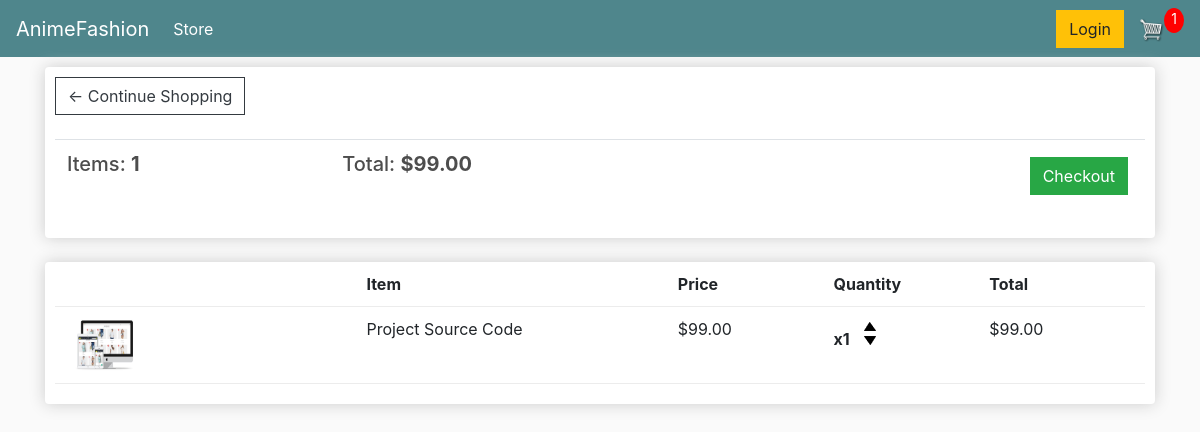
The page /cart/ (signed in) on the database as committed earlier.
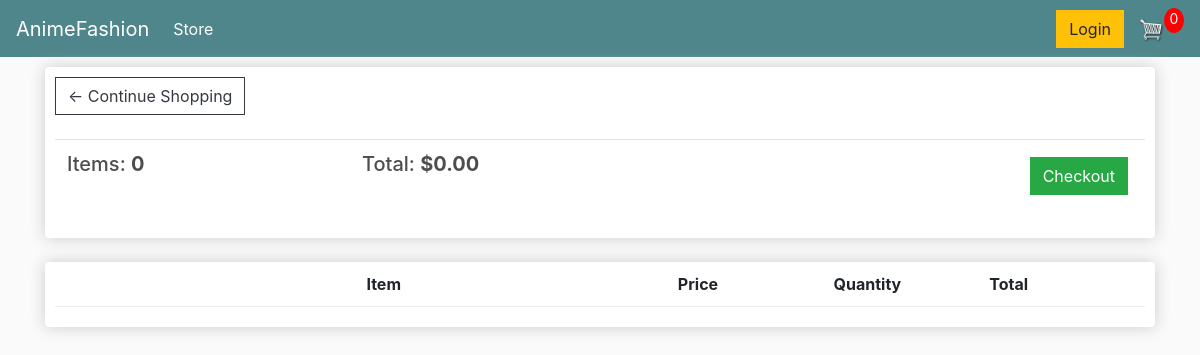
The same page on the database as committed later.
### store/models.py (models this page shows, shortened)
class Order(models.Model):
    customer = models.ForeignKey(Customer, on_delete=models.SET_NULL, null=True, blank=True)
    date_ordered = models.DateTimeField(auto_now_add=True)
    complete = models.BooleanField(default=False)
    transaction_id = models.CharField(max_length=100, null=True)
    @property
    def get_cart_total(self):
        orderitems = self.orderitem_set.all()
        total = sum([item.get_total for item in orderitems])
        return total
    @property
    def get_cart_items(self):
        ordeitems = self.orderitem_set.all()
        total = sum([item.quantity for item in ordeitems])
        return total

class OrderItem(models.Model):
    product = models.ForeignKey(Prodect, on_delete=models.SET_NULL, null=True)
    order = models.ForeignKey(Order, on_delete=models.SET_NULL, null=True)
    quantity = models.IntegerField(default=0, null=True, blank=True)
    date_added = models.DateTimeField(auto_now_add=True)
    @property
    def get_total(self):
        total = self.product.price * self.quantity
        return total

class Prodect(models.Model):
    name = models.CharField(max_length=200, null=True)
    price = models.DecimalField(max_digits=7, decimal_places=2)
    digital = models.BooleanField(default=False, null=True, blank=False)
    image = models.ImageField(null=True, blank=True)
    @property
    def imageURL(self):
        try:
            url = self.image.url
        except:
            url = ''
        return url

### store/views.py (the view, shortened to what this page needs)
# urls.py: path('cart/', views.cart, name='cart'),
def cart(request):
    if request.user.is_authenticated:
        customer = request.user.customer
        order, created = Order.objects.get_or_create(customer=customer, complete=False)
        items = order.orderitem_set.all()
        cartItems = order.get_cart_items
    context = {'items': items, 'order':order, 'cartItems': cartItems}
    return render(request, 'store/cart.html', context)

### store/templates/store/cart.html
{% extends 'store/main.html' %}
{% load static %}
{% block content %}
    <link rel="stylesheet" type="text/css" href="{% static 'css/main.css' %}">
<div class="row">
    <div class="col-lg-12">
        <div class="box-element">
            <a class="btn btn-outline-dark" href="{% url 'store' %}">&#x2190; Continue Shopping</a>
            <br>
            <br>
            <table class="table">
                <tr>
                    <th><h5>Items: <strong>{{ order.get_cart_items }}</strong></h5></th>
                    <th><h5>Total: <strong>${{ order.get_cart_total|floatformat:2 }}</strong></h5></th>
                    <th>
                        <a style="float: right; margin: 5px" class="btn btn-success" href="{% url 'checkout' %}">Checkout</a>
                    </th>
                </tr>
            </table>
        </div>
        <br>
        <div class="box-element">
            <div class="cart-row">
                <div style="flex:2"></div>
                <div style="flex:2"><strong>Item</strong></div>
                <div style="flex:1"><strong>Price</strong></div>
                <div style="flex:1"><strong>Quantity</strong></div>
                <div style="flex:1"><strong> Total</strong></div>
            </div>
        {% for item in items %}
        <div class="cart-row">
                <div style="flex:2"><img class="row-image" src="{{ item.product.imageURL }}"></div>
                <div style="flex:2"><p>{{ item.product.name }}</p></div>
                <div style="flex:1"><p>${{ item.product.price|floatformat:2 }}</p></div>
                <div style="flex:1">
                    <p class="quantity">x{{ item.quantity }}</p>
						<div class="quantity">
							<img data-product="{{item.product.id}}" data-action="add" class="chg-quantity update-cart" src="{% static  'images/arrow-up.png' %}">
							<img data-product="{{item.product.id}}" data-action="remove" class="chg-quantity update-cart" src="{% static  'images/arrow-down.png' %}">
						</div>
                </div>
                <div style="flex:1">${{ item.get_total }}</div>
        </div>
        {% endfor %}
        </div><br>
    </div>
</div>
{% endblock content %}

Rows that differ between the two databases and show on the page:
no longer on this page (row edited): Order: get_cart_items "1", get_cart_total "99.00"
no longer on this page (row unchanged): OrderItem: product.imageURL (picture), product.name "Project Source Code", product.price "99.00", quantity "1", get_total "99.00"
added Order: get_cart_items "0", get_cart_total "0.00"
Other text that changed with them:
{{ cartItems }}: "1" → "0"
